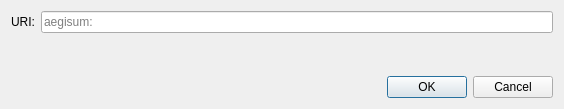
<?xml version="1.0" encoding="UTF-8"?>
<ui version="4.0">
 <class>OpenURIDialog</class>
 <widget class="QDialog" name="OpenURIDialog">
  <property name="geometry">
   <rect>
    <x>0</x>
    <y>0</y>
    <width>564</width>
    <height>109</height>
   </rect>
  </property>
  <property name="windowTitle">
   <string>Open aegisum URI</string>
  </property>
  <layout class="QVBoxLayout" name="verticalLayout">
   <item>
    <layout class="QHBoxLayout" name="horizontalLayout">
     <item>
      <widget class="QLabel" name="label">
       <property name="text">
        <string>URI:</string>
       </property>
      </widget>
     </item>
     <item>
      <widget class="QValidatedLineEdit" name="uriEdit">
       <property name="placeholderText">
        <string notr="true">aegisum:</string>
       </property>
      </widget>
     </item>
    </layout>
   </item>
   <item>
    <spacer name="verticalSpacer">
     <property name="orientation">
      <enum>Qt::Vertical</enum>
     </property>
     <property name="sizeHint" stdset="0">
      <size>
       <width>20</width>
       <height>40</height>
      </size>
     </property>
    </spacer>
   </item>
   <item>
    <widget class="QDialogButtonBox" name="buttonBox">
     <property name="orientation">
      <enum>Qt::Horizontal</enum>
     </property>
     <property name="standardButtons">
      <set>QDialogButtonBox::Cancel|QDialogButtonBox::Ok</set>
     </property>
    </widget>
   </item>
  </layout>
 </widget>
 <customwidgets>
  <customwidget>
   <class>QValidatedLineEdit</class>
   <extends>QLineEdit</extends>
   <header>qt/qvalidatedlineedit.h</header>
  </customwidget>
 </customwidgets>
 <resources/>
 <connections>
  <connection>
   <sender>buttonBox</sender>
   <signal>accepted()</signal>
   <receiver>OpenURIDialog</receiver>
   <slot>accept()</slot>
   <hints>
    <hint type="sourcelabel">
     <x>248</x>
     <y>254</y>
    </hint>
    <hint type="destinationlabel">
     <x>157</x>
     <y>274</y>
    </hint>
   </hints>
  </connection>
  <connection>
   <sender>buttonBox</sender>
   <signal>rejected()</signal>
   <receiver>OpenURIDialog</receiver>
   <slot>reject()</slot>
   <hints>
    <hint type="sourcelabel">
     <x>316</x>
     <y>260</y>
    </hint>
    <hint type="destinationlabel">
     <x>286</x>
     <y>274</y>
    </hint>
   </hints>
  </connection>
 </connections>
</ui>
